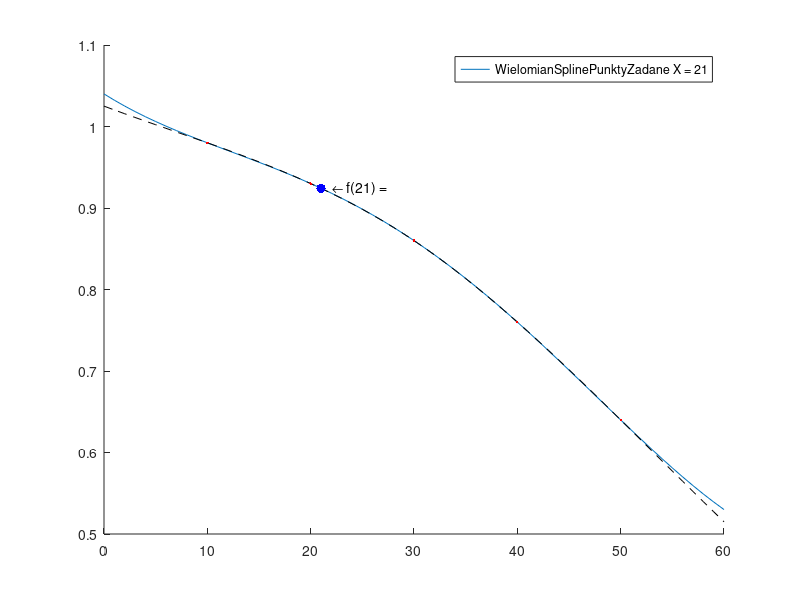

This chart was generated by the following MATLAB code:


close all;
clear;

X = [  10,   20,   30,  40,  50];
Y = [0.98, 0.93, 0.86, .76, .64];
a = zeros(1,length(X));
w = zeros(length(X)-1);

xx = 0:1:60;
yy=spline(X,Y,xx);

for i = 1:length(X)
    mian = 1;
    k = 1;
    for j = 1:length(X)
        if (j == i) 
%             if(j == length(X))
%                 break;
%             end
            continue;
        else
            mian = mian .* (X(i)-X(j));
%             mian = mian .* (X(i)-X(j));
        end
        k=k+1;
    end
    a(1,i) = Y(i)./mian;
end

for i = 1:length(X)
    k = 1;
    for j = 1:(length(X))
        if (j == i) 
            continue;
        else
            w(i,k) = (X(j));
        end
        k = k+1;
    end
end

f = @(x) ... 
    (a(1).*(x-w(1,1)).*(x-w(1,2)).*(x-w(1,3)).*(x-w(1,4))) + ...
    (a(2).*(x-w(2,1)).*(x-w(2,2)).*(x-w(2,3)).*(x-w(2,4))) + ...
    (a(3).*(x-w(3,1)).*(x-w(3,2)).*(x-w(3,3)).*(x-w(3,4))) + ...
    (a(4).*(x-w(4,1)).*(x-w(4,2)).*(x-w(4,3)).*(x-w(4,4))) + ...
    (a(5).*(x-w(5,1)).*(x-w(5,2)).*(x-w(5,3)).*(x-w(5,4)));

figure(1);
hold on;
plot(xx,f(xx),xx,yy, 'black--',X, Y,'.r')
%plot(X,Y, '*r');
plot( 21, f(21), '.b', 'MarkerSize', 20);
text(21,f(21),'    \leftarrow f(21) = ');
legend(["Wielomian","Spline", "Punkty","Zadane X = 21"]);
% figure(1);
% plot(xx, f(xx), '--b',  X, Y, '.r', 'MarkerSize', 12);
% hold on;
% plot( 21, f(21), '.b', 'MarkerSize', 20);
% text(21,f(21),'    \leftarrow f(21) = ');
% legend(["Wielomian", "Punkty", "Zadane X = 21"], 'location', 'southwest');

